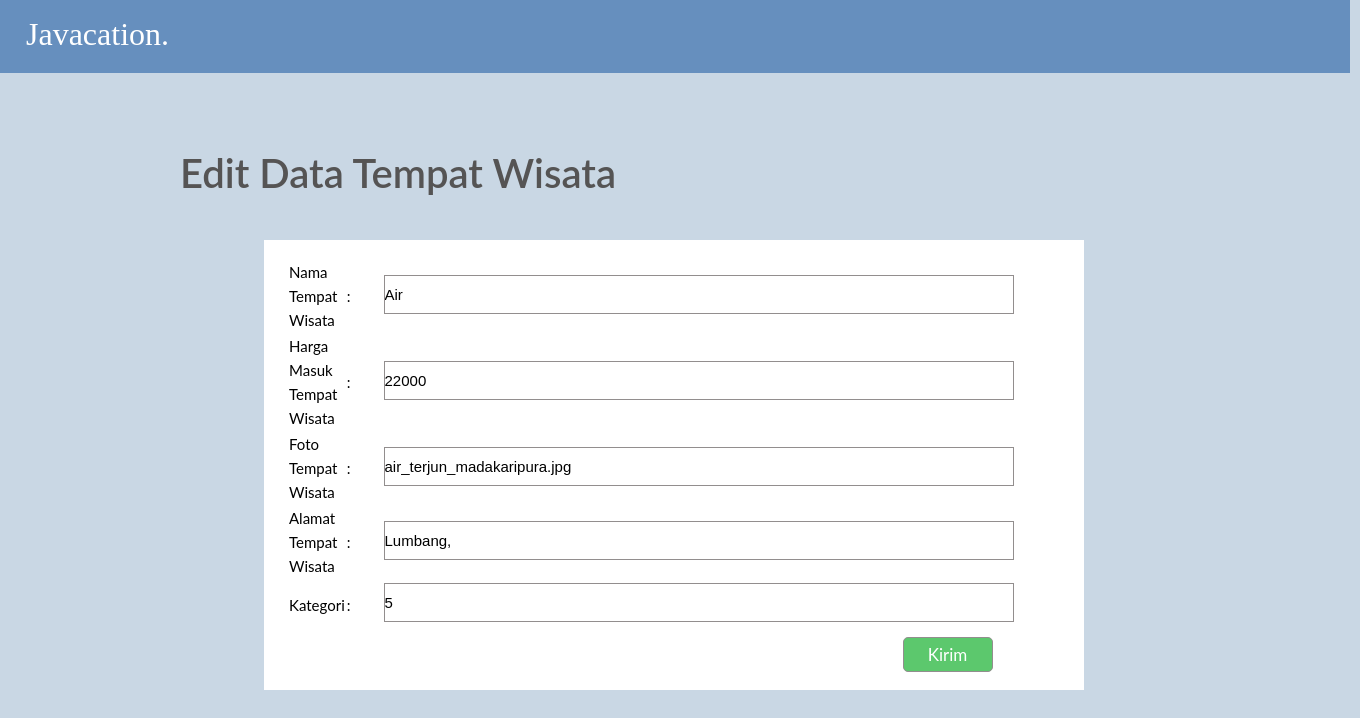
Screenshot of /admin/edit-tw.php?edit=1 with the database file from the repository.
### tables this page shows
CREATE TABLE `tempat_wisata` (
  `id_tw` int(50) NOT NULL,
  `nama_tw` varchar(255) NOT NULL,
  `harga_masuk` int(11) NOT NULL,
  `foto` varchar(50) NOT NULL,
  `alamat` varchar(255) NOT NULL,
  `jumlah_tiket` int(11) NOT NULL,
  `id_kat` int(50) NOT NULL
);

### admin/edit-tw.php (the view, shortened to what this page needs)
<?php
include 'koneksi_database.php';
$id_tw = $_GET['edit'];
$sql = "select * from `tempat_wisata` where id_tw = $id_tw";
$result = mysqli_query($host, $sql);
$row = mysqli_fetch_assoc($result);
$nama = $row['nama_tw'];
$harga = $row['harga_masuk'];
$foto = $row['foto'];
$alamat = $row['alamat'];
$kategori = $row['id_kat'];
?>
<html>
<head>
    <link rel="stylesheet" href="style7.css">
</head>
<body>
<div class="edit-transaksi">
                    <div class="logo"><a href='tempat_wisata.php'>Javacation.</a></div>
    <h3>Edit Data Tempat Wisata</h3>
    <form action="" method="post">
        <table width="25%" border="0">
            <tr>
                <td>Nama Tempat Wisata</td>
                <td>:</td>
                <td><input type="text" name="nama_tw" placeholder="masukan nama tempat wisata" value=<?php echo $nama; ?>>
                </td>
            </tr>
            <tr>
                <td>Harga Masuk Tempat Wisata</td>
                <td>:</td>
                <td><input type="text" name="harga_masuk" placeholder="masukan harga masuk tempat wisata" value=<?php echo $harga; ?>>
                </td>
            </tr>
            <tr>
                <td>Foto Tempat Wisata</td>
                <td>:</td>
                <td><input type="text" name="foto" placeholder="masukan foto tempat wisata" value=<?php echo $foto; ?>>
                </td>
            </tr>
            <tr>
                <td>Alamat Tempat Wisata</td>
                <td>:</td>
                <td><input type="text" name="alamat" placeholder="masukan alamat tempat wisata" value=<?php echo $alamat; ?>>
                </td>
            </tr>
            <tr>
                <td>Kategori</td>
                <td>:</td>
                <td><input type="text" name="kategori" placeholder="masukan kategori" value=<?php echo $kategori; ?>>
                </td>
            </tr>
            <tr>
                <td></td>
                <td></td>
                <td><input type="submit" name="submit" value="Kirim"></td>
            </tr>
        </table>
    </form>
</body>
</html>

### admin/style7.css (style rules this page uses)
* { padding: 0; margin: 0; }
.logo { position: absolute; width: 1350px; height: 73px; left: 0px; top: 0px; background: #668FBE; }
.logo a { position: absolute; width: 168px; height: 43px; left: 26px; top: 13px; text-decoration: none; font-family: 'Prata'; font-style: normal; font-weight: 400; font-size: 32px; line-height: 43px; color: #FFFFFF; }
body { position: relative; width: 1280px; height: 832px; background: #C9D7E4; }
h3 { position: absolute; width: 500px; height: 48px; left: 180px; top: 149px; font-family: 'Lato', sans-serif; font-style: normal; font-weight: 600; font-size: 40px; color: #555454; }
form { position: relative; width: 780px; height: 430px; left: 264px; top: 240px; padding-left: 20px; padding-right: 20px; padding-bottom: 20px; background: white; }
td { position: relative; width: 200px; height: 24px; left: 3px; top: 18px; margin-right: 20px; font-family: 'Lato', sans-serif; font-style: normal; font-weight: 400; font-size: 15px; line-height: 24px; color: #000000; }
input { box-sizing: border-box; position: relative; width: 630px; height: 39px; left: 31px; top: 3px; margin-bottom: 10px; font-size: 15px; border: 1px solid #928E8E; }
input[type="submit"] { position: relative; width: 90px; height: 35px; left: 550px; top: 6px; font-family: 'Lato', sans-serif; font-size: 17px; color: #FFFFFF; background: #5CC86D; border-radius: 5px; }

### rows the page displays
tempat_wisata: harga_masuk "22000", foto "air_terjun_madakaripura.jpg", kategori "5"
